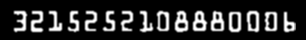
#> input picture support/cropping_data/out/ktp/transform/out0.png, 306 x 40 px; its folder holds only this picture in this run
$ python module_3.py   (Python 2 division)   (older library calls are emulated)
#> lines starting #> are read from the running program, lines starting #| are printed output that depends on the picture
# module 3 image enhancement
#
# deskripsi: untuk enhance image menjadi terbaca dan bagus dan membuat dataset tiap angka
# input : folder out hasil transformasi
# output: folder out di C: untuk menyesuaikan tessract OS windows
#
# author: @kvkr
import cv2
import numpy as np
from matplotlib import pyplot as plt
from imutils import contours
import imutils
import glob

#u read folder
images = [cv2.imread(file,0) for file in glob.glob("out/ktp/transform/*.png")]
#> images = 1 item
counter = 0

for img in images:

	#img = cv2.imread("out/test.png",0)

	#contouring
	cnts = cv2.findContours(img.copy(), cv2.RETR_EXTERNAL,
		cv2.CHAIN_APPROX_SIMPLE)
	cnts = cnts[0] if imutils.is_cv2() else cnts[1]
	locs = []
	rec = img
	counter2 = 0

	for (i, c) in enumerate(cnts):
		# compute the bounding box of the contour, then use the
		# bounding box coordinates to derive the aspect ratio
		(x, y, w, h) = cv2.boundingRect(c)
		ar = w / float(h)
	 	#print("masuk_loop")
		# since credit cards used a fixed size fonts with 4 groups
		# of 4 digits, we can prune potential contours based on the
		# aspect ratio
		#if ar > 2.5 and ar < 4.0:
			# contours can further be pruned on minimum/maximum width
			# and height
		if (w > 10 and w < 290) and (h > 15 and h < 45):
			# append the bounding box region of the digits group
			# to our locations list
			locs.append((x, y, w, h))
			#rec = cv2.rectangle(img,(x,y),(w+x,h+y),(0,255,0),3)
			#print("masuk_if")

	#print(len(locs))

	clahe = cv2.createCLAHE(clipLimit=2.0, tileGridSize=(8,8))


	for (x,y,w,h) in locs:
		maxw = 16
		maxh = 23
		#print(`w`+" "+`h`)
		counter2 = counter2 + 1
		imgg = img[y:y+h,x:x+w]
		equ = cv2.equalizeHist(imgg)
		name2 = "dataset"+`counter2`+"_pic"+`counter`
		cv2.imwrite("out/ktp/transform/dataset/"+name2+".png", equ)
		cv2.waitKey(0)

	equ = cv2.equalizeHist(img)
	res = np.hstack((img,equ))

	name = "hasil"+`counter`
	counter += 1
	cv2.imwrite("C:/test/out/"+name+".png", equ)

	#cv2.imwrite("C:/test/out/hasil.png", equ)
	#cv2.imshow("th3", img)
	cv2.waitKey(0)
#> this loop made 1 pass
#> (name, counter) on pass 1: ('hasil0', 1)
#> pass 1, `equ = cv2.equalizeHist(img)`:
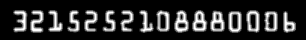
#> equ: shape (40, 306); min 0, max 255, mean 44.7
#> pass 1, `res = np.hstack((img,equ))`:
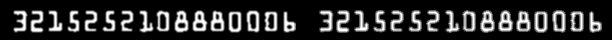
#> res: shape (40, 612); min 0, max 255, mean 45
#> after the loop, counter = 1

$ run again, on support/cropping_data/out/ktp/transform/out4.png
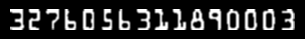
#> input picture support/cropping_data/out/ktp/transform/out4.png, 305 x 39 px
#> images = 1 item
#> the loop `for img in images:  #img = cv2.imread("out/test.png",0)` made 1 pass
#> (name, counter) on pass 1: ('hasil0', 1)
#> pass 1, `equ = cv2.equalizeHist(img)`:
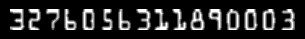
#> equ: shape (39, 305); min 0, max 255, mean 39.8
#> pass 1, `res = np.hstack((img,equ))`:
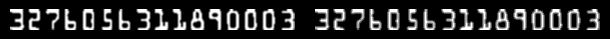
#> res: shape (39, 610); min 0, max 255, mean 41.3
#> after the loop `for img in images:`: counter = 1

$ run again, on support/cropping_data/out/ktp/transform/out1.png
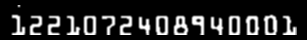
#> input picture support/cropping_data/out/ktp/transform/out1.png, 307 x 40 px
#> images = 1 item
#> the loop `for img in images:  #img = cv2.imread("out/test.png",0)` made 1 pass
#> (name, counter) on pass 1: ('hasil0', 1)
#> pass 1, `equ = cv2.equalizeHist(img)`:
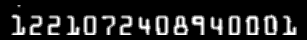
#> equ: shape (40, 307); min 0, max 255, mean 39.7
#> pass 1, `res = np.hstack((img,equ))`:
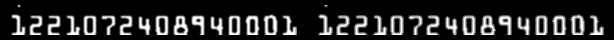
#> res: shape (40, 614); min 0, max 255, mean 40.3
#> after the loop `for img in images:`: counter = 1

$ run again, on support/cropping_data/out/ktp/transform/out2.png
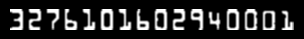
#> input picture support/cropping_data/out/ktp/transform/out2.png, 304 x 39 px
#> images = 1 item
#> the loop `for img in images:  #img = cv2.imread("out/test.png",0)` made 1 pass
#> (name, counter) on pass 1: ('hasil0', 1)
#> pass 1, `equ = cv2.equalizeHist(img)`:
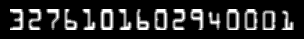
#> equ: shape (39, 304); min 0, max 255, mean 40.3
#> pass 1, `res = np.hstack((img,equ))`:
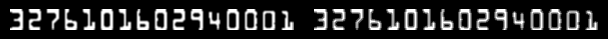
#> res: shape (39, 608); min 0, max 255, mean 41.7
#> after the loop `for img in images:`: counter = 1

$ run again, on support/cropping_data/out/ktp/transform/out3.png
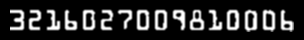
#> input picture support/cropping_data/out/ktp/transform/out3.png, 304 x 40 px
#> images = 1 item
#> the loop `for img in images:  #img = cv2.imread("out/test.png",0)` made 1 pass
#> (name, counter) on pass 1: ('hasil0', 1)
#> pass 1, `equ = cv2.equalizeHist(img)`:
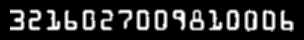
#> equ: shape (40, 304); min 0, max 255, mean 45.2
#> pass 1, `res = np.hstack((img,equ))`:
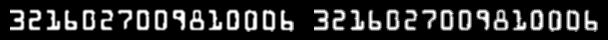
#> res: shape (40, 608); min 0, max 255, mean 45.5
#> after the loop `for img in images:`: counter = 1
